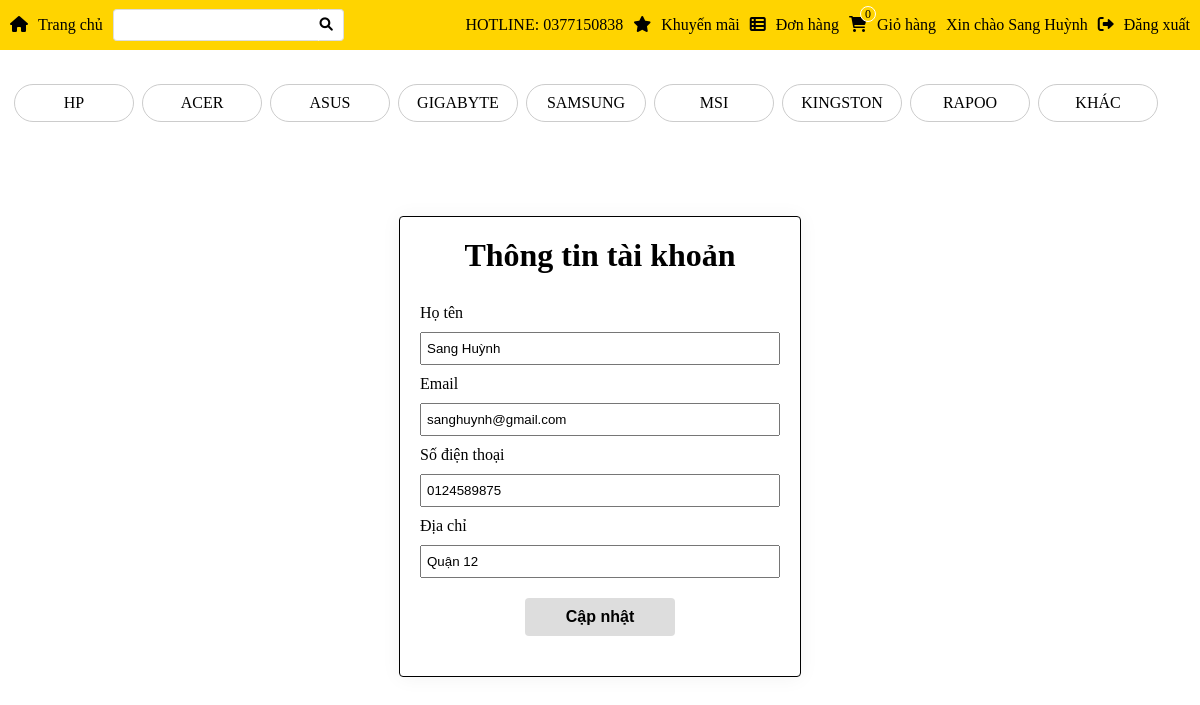
Page /webbanmaytinh/src/page/index.php?action=chinhsuathongtin (signed in) on the committed database.
### tables this page shows
CREATE TABLE IF NOT EXISTS `taikhoan` (
  `userName` varchar(50) NOT NULL,
  `password` varchar(50) NOT NULL,
  `hoTen` varchar(50) NOT NULL,
  `email` varchar(50) NOT NULL,
  `sdt` varchar(15) NOT NULL,
  `diachi` varchar(250) NOT NULL,
  `maCV` varchar(50) NOT NULL,
  `maKM` varchar(50) DEFAULT NULL,
  PRIMARY KEY (`userName`),
  UNIQUE KEY `hoTen` (`hoTen`),
  KEY `PK_TK_CV` (`maCV`)
);

CREATE TABLE IF NOT EXISTS `nhasanxuat` (
  `maNhaSanXuat` varchar(50) NOT NULL,
  `tenNhaSanXuat` varchar(50) NOT NULL,
  `truSoChinh` varchar(250) NOT NULL,
  PRIMARY KEY (`maNhaSanXuat`)
);

### webbanmaytinh/src/page/modules/quanlythongtin/hienthi.php (the view, shortened to what this page needs)
<form class="form" action="./index.php?action=chinhsuathongtin" method="POST" enctype="multipart/form-data">
    <div class="form-main">
        <div class="form-title">
            <h1>Thông tin tài khoản</h1>
        </div>
        <div class="form-content">
            <?php
            if (isset($_SESSION['dangnhap'])) {
                $username = $_SESSION['dangnhap'];
                $sql = "SELECT hoTen,email,sdt,diachi from taikhoan where userName='$username'";
                $result = mysqli_query($conn, $sql);
                while ($row = mysqli_fetch_array($result)) { ?>
                    <label class="label">Họ tên</label>
                    <input class="text" type="text" name="name" value="<?php $us = isset($name) ? $name : $row['hoTen'];
                                                                        echo $us ?>">
                    <label class="label">Email</label>
                    <input class="text" type="text" name="email" value="<?php $em = isset($email) ? $email : $row['email'];
                                                                        echo $em ?>">
                    <label class="label">Số điện thoại</label>
                    <input class="text" type="text" name="sdt" value="<?php $dt = isset($sdt) ? $sdt : $row['sdt'];
                                                                        echo $dt ?>">
                    <label class="label">Địa chỉ</label>
                    <input class="text" type="text" name="diachi" value="<?php $dc = isset($diachi) ? $diachi : $row['diachi'];
                                                                            echo $dc ?>">
                    <input class="submit--update" type="submit" name="sua" value="Cập nhật">
            <?php }
            }
            ?>
        </div>
    </div>
</form>

### webbanmaytinh/src/page/modules/menu.php (shortened to what this page needs)
<div class="menu">
    <div class="menu-content-left">
        <ul class="menu-list">
            <li class="menu-item"><a class="menu-link" href="./index.php"><i class="menu-icon fa-solid fa-house"></i>Trang chủ</a></li>
            <li class="menu-item">
                <form class="menu-search" action="./index.php?action=search" method="POST">
                    <input class="search" type="text" name="text" value="<?php $value = isset($_POST['text']) ? $_POST['text'] : "";
                                                                            echo $value ?>">
                    <button class="btn-search" type="submit" name="search">
                        <i class="menu-icon fa-solid fa-magnifying-glass"></i>
                    </button>
                </form>
            </li>
        </ul>
    </div>
    <div class="menu-content-right">
        <ul class="menu-list">
            <li class="menu-item"><a>HOTLINE: 0377150838</a></li>
            <li class="menu-item"><a class="menu-link" href="./index.php?action=khuyenmai"><i class="menu-icon fa-solid fa-star"></i>Khuyến mãi</a></li>
            <li class="menu-item"><a class="menu-link" href="./index.php?action=xemdonhang"><i class="menu-icon fa-solid fa-table-list"></i>Đơn hàng</a></li>
            <li class="menu-item" style="position:relative"><a class="menu-link" href="./index.php?action=xemgiohang"><i class="menu-icon fa-solid fa-cart-shopping"></i>Giỏ hàng</a>
                <div style="position: absolute;right: 60px;top: 6px;z-index: 2;width: 14px;height: 14px;text-align: center;border-radius: 50%;background-color: #ffd400;border: #fff solid 1px;font-size: 12px;">
                    <?php
                    if (isset($_SESSION['dangnhap'])) {
                        $id_user = $_SESSION['dangnhap'];
                        if (isset($_SESSION["cart$id_user"])) {
                            $arr = $_SESSION["cart$id_user"];
                            echo count($arr);
                        } else {
                            echo 0;
                        }
                    } else if (isset($_SESSION["cart"])) {
                        $arr = $_SESSION["cart"];
                        echo count($arr);
                    } else {
                        echo 0;
                    }
                    ?></div>
            </li>
            <?php
            include './../db/connect.php';
            if (isset($_SESSION['dangnhap'])) {
                $username = $_SESSION['dangnhap'];
                $sql = "SELECT hoTen from taikhoan where userName like '$username'";
                $result = mysqli_query($conn, $sql);
                $row = mysqli_fetch_array($result);
            ?>
                <li class="menu-item info">Xin chào <?php echo $row['hoTen'] ?>
                </li>
                <li class="menu-item"><a class="menu-link" href="./modules/quanlythongtin/dangxuat?action=dangxuat"><i class="menu-icon fa-solid fa-right-from-bracket"></i>Đăng xuất </a></li>
            <?php
            } else { ?>
                <li class="menu-item"><a class="menu-link" href="./index.php?action=register"><i class="menu-icon fa-solid fa-pen-to-square"></i>Đăng ký</a></li>
                <li class="menu-item"><a class="menu-link" href="./index.php?action=login"><i class="menu-icon fa-solid fa-user"></i>Đăng nhập</a></li>
            <?php
            }
            ?>
        </ul>
    </div>
</div>

### webbanmaytinh/src/page/modules/sidebar.php (shortened to what this page needs)
<?php
include './../db/connect.php';
?>
<div class="sidebar">
    <ul class="sidebar-list">
        <?php
        $sql = "SELECT maNhaSanXuat,tenNhaSanXuat from nhasanxuat";
        $result = mysqli_query($conn, $sql);
        while ($row = mysqli_fetch_array($result)) { ?>
            <li class="sidebar-list-item"> <a class="sidebar-list-item-link" href="./index.php?action=nsx&&value=<?php echo $row['maNhaSanXuat'] ?>" <?php
                                                                                                                                                        ?>><?php echo $row['tenNhaSanXuat'] ?></a> </li>
        <?php
        }
        ?>
    </ul>
</div>

### webbanmaytinh/assets/css/style.css (style rules this page uses)
* { margin: 0; padding: 0; }
:root { --grid-column-2:16.6667%; --grid-column-10:83.3333%; }
a { text-decoration: none; color: black; }
ul { list-style-type: none; }
.menu { background-color: #ffd400; width: 100%; display: flex; flex-direction: row; justify-content: space-between; }
.menu .menu-content-left, .menu .menu-content-right { display: flex; align-items: center; }
.menu .menu-list { display: flex; flex-direction: row; list-style-type: none; }
.menu .menu-content-left .menu-item { display: flex; align-items: center; margin-left: 10px; }
.menu .menu-content-left .menu-search { position: relative; }
.menu .menu-content-left .search { border: 1px solid #ddd; border-radius: 4px; border-right: 1px solid #fff; border-top-right-radius:0px ; border-bottom-right-radius:0px ; line-height: 30px; padding-left: 5px; font-size: 15px; outline: #fff; }
.menu .menu-content-left .btn-search { background-color: #fff; line-height: 30px; outline: #fff; border: 1px solid #ddd; border-left:1px solid #fff ; border-right: 1px solid #ddd; border-top-right-radius:4px ; border-bottom-right-radius:4px ; position: absolute; right: -25px; }
.menu .menu-content-right .menu-item { display: flex; align-items: center; margin-right: 10px; position: relative; }
.menu-link { line-height: 50px; }
.menu-icon { margin-right: 10px; }
.main .sidebar { margin: 0 10px; }
.main .sidebar .sidebar-list { display: flex; flex-direction: row; margin-bottom: 30px; }
.main .sidebar .sidebar-list-item { display: block; width: 10%; border: 1px solid #ccc; margin: 4px; border-radius: 20px; }
.main .sidebar .sidebar-list-item-link { display: block; text-align: center; line-height: 36px; }
label.label { margin: 10px 0; }
.form .form-main { width: 400px; margin: 60px auto; border: 1px solid #000; border-radius: 4px; box-shadow: 0 1px 20px 0 rgba(0, 0, 0, 0.05); }
.form .form-main .form-content { display: flex; flex-direction: column; margin: 20px; }
.form .form-main .form-title { text-align: center; padding-top: 20px; }
.form .text { padding: 7px 5px; }
.form .submit--update { padding: 10px 5px; font-size: 16px; width: 150px; color: #000; background-color: #ddd; outline: none; border: 0px; border-radius: 4px; margin: 20px auto; font-weight: 600; }

### rows in the picture
taikhoan: hoTen "Sang Huỳnh", name "Sang Huỳnh", email "sanghuynh@gmail.com", sdt "0124589875", diachi "Quận 12"
nhasanxuat: tenNhaSanXuat "HP"
nhasanxuat: tenNhaSanXuat "ACER"
nhasanxuat: tenNhaSanXuat "ASUS"
nhasanxuat: tenNhaSanXuat "GIGABYTE"
nhasanxuat: tenNhaSanXuat "SAMSUNG"
nhasanxuat: tenNhaSanXuat "MSI"
nhasanxuat: tenNhaSanXuat "KINGSTON"
nhasanxuat: tenNhaSanXuat "RAPOO"
nhasanxuat: tenNhaSanXuat "KHÁC"
